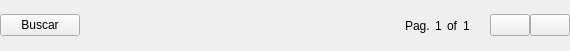
<?xml version="1.0" encoding="UTF-8"?>
<ui version="4.0">
 <class>ElfHorizontalPagination</class>
 <widget class="QWidget" name="ElfHorizontalPagination">
  <property name="geometry">
   <rect>
    <x>0</x>
    <y>0</y>
    <width>570</width>
    <height>51</height>
   </rect>
  </property>
  <property name="windowTitle">
   <string>Form</string>
  </property>
  <property name="styleSheet">
   <string notr="true"/>
  </property>
  <widget class="QFrame" name="ElfHorizontalPaginationCont">
   <property name="geometry">
    <rect>
     <x>0</x>
     <y>0</y>
     <width>570</width>
     <height>50</height>
    </rect>
   </property>
   <layout class="QHBoxLayout" name="horizontalLayout">
    <property name="spacing">
     <number>0</number>
    </property>
    <property name="leftMargin">
     <number>0</number>
    </property>
    <property name="topMargin">
     <number>1</number>
    </property>
    <property name="rightMargin">
     <number>0</number>
    </property>
    <property name="bottomMargin">
     <number>0</number>
    </property>
    <item>
     <widget class="FastQPushButton" name="searchButton">
      <property name="text">
       <string>Buscar</string>
      </property>
     </widget>
    </item>
    <item>
     <spacer name="horizontalSpacer_2">
      <property name="orientation">
       <enum>Qt::Horizontal</enum>
      </property>
      <property name="sizeHint" stdset="0">
       <size>
        <width>40</width>
        <height>20</height>
       </size>
      </property>
     </spacer>
    </item>
    <item>
     <spacer name="horizontalSpacer">
      <property name="orientation">
       <enum>Qt::Horizontal</enum>
      </property>
      <property name="sizeType">
       <enum>QSizePolicy::Fixed</enum>
      </property>
      <property name="sizeHint" stdset="0">
       <size>
        <width>20</width>
        <height>20</height>
       </size>
      </property>
     </spacer>
    </item>
    <item>
     <widget class="QLabel" name="page">
      <property name="text">
       <string>Pag.</string>
      </property>
     </widget>
    </item>
    <item>
     <spacer name="horizontalSpacerRight_3">
      <property name="orientation">
       <enum>Qt::Horizontal</enum>
      </property>
      <property name="sizeType">
       <enum>QSizePolicy::Fixed</enum>
      </property>
      <property name="sizeHint" stdset="0">
       <size>
        <width>5</width>
        <height>20</height>
       </size>
      </property>
     </spacer>
    </item>
    <item>
     <widget class="QLabel" name="currentPage">
      <property name="text">
       <string notr="true">1</string>
      </property>
     </widget>
    </item>
    <item>
     <spacer name="horizontalSpacerRight_4">
      <property name="orientation">
       <enum>Qt::Horizontal</enum>
      </property>
      <property name="sizeType">
       <enum>QSizePolicy::Fixed</enum>
      </property>
      <property name="sizeHint" stdset="0">
       <size>
        <width>5</width>
        <height>20</height>
       </size>
      </property>
     </spacer>
    </item>
    <item>
     <widget class="QLabel" name="connector">
      <property name="text">
       <string>of</string>
      </property>
     </widget>
    </item>
    <item>
     <spacer name="horizontalSpacerRight_2">
      <property name="orientation">
       <enum>Qt::Horizontal</enum>
      </property>
      <property name="sizeType">
       <enum>QSizePolicy::Fixed</enum>
      </property>
      <property name="sizeHint" stdset="0">
       <size>
        <width>5</width>
        <height>20</height>
       </size>
      </property>
     </spacer>
    </item>
    <item>
     <widget class="QLabel" name="totalPages">
      <property name="text">
       <string notr="true">1</string>
      </property>
     </widget>
    </item>
    <item>
     <spacer name="horizontalSpacerRight">
      <property name="orientation">
       <enum>Qt::Horizontal</enum>
      </property>
      <property name="sizeType">
       <enum>QSizePolicy::Fixed</enum>
      </property>
      <property name="sizeHint" stdset="0">
       <size>
        <width>20</width>
        <height>20</height>
       </size>
      </property>
     </spacer>
    </item>
    <item>
     <widget class="SilentQPushButton" name="previous">
      <property name="text">
       <string/>
      </property>
     </widget>
    </item>
    <item>
     <widget class="SilentQPushButton" name="next">
      <property name="text">
       <string/>
      </property>
     </widget>
    </item>
   </layout>
  </widget>
 </widget>
 <customwidgets>
  <customwidget>
   <class>FastQPushButton</class>
   <extends>QPushButton</extends>
   <header>FastQPushButton.h</header>
  </customwidget>
  <customwidget>
   <class>SilentQPushButton</class>
   <extends>QPushButton</extends>
   <header>SilentQPushButton.h</header>
  </customwidget>
 </customwidgets>
 <resources/>
 <connections/>
</ui>
